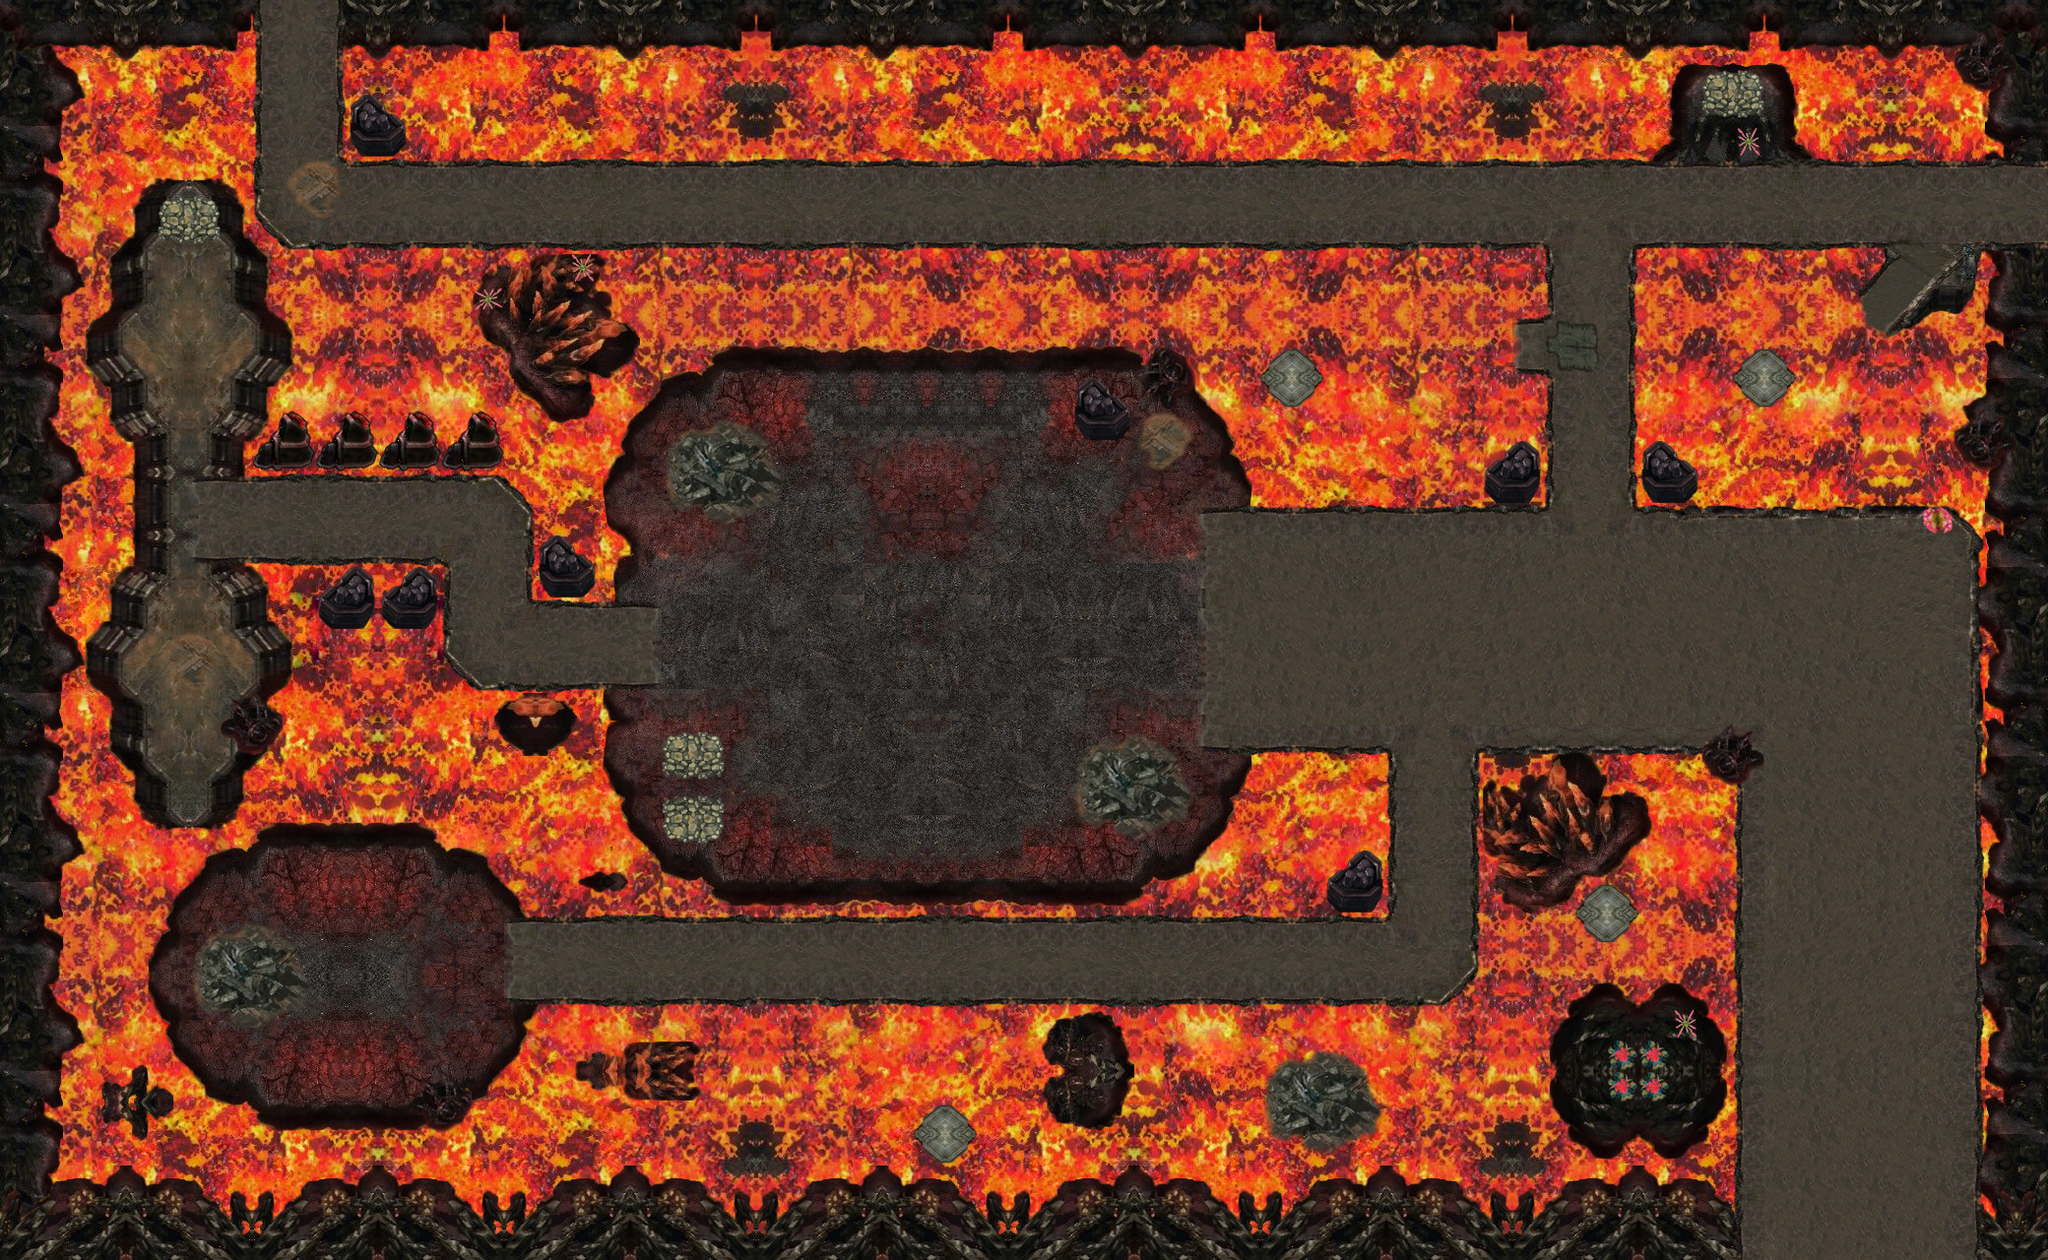

Rendered tile map (Tiled .tmx) drawn with the repository's tilesets; below, a short description and the map source with its tile grids summarised:
An orthogonal 65x40 tile map with 32x32 px tiles, 10 tile layers (Лава, Граница - лево-право, Границы - верх-низ, Камни, ...).

<map version="1.0" tiledversion="1.1.4" orientation="orthogonal" renderorder="left-down" width="65" height="40" tilewidth="32" tileheight="32" infinite="0" nextobjectid="1">
 <tileset firstgid="1" name="tiles" tilewidth="32" tileheight="32" tilecount="1728" columns="32">
  <image source="textures/tiles.png" trans="000000" width="1024" height="1728" />
 </tileset>
 <layer name="Лава" width="65" height="40">
  <data>[2600 cells, 2600 non-empty, 120 distinct tile ids]</data>
 </layer>
 <layer name="Граница - лево-право" width="65" height="40">
  <data>[2600 cells, 188 non-empty, 14 distinct tile ids]</data>
 </layer>
 <layer name="Границы - верх-низ" width="65" height="40">
  <data>[2600 cells, 325 non-empty, 20 distinct tile ids]</data>
 </layer>
 <layer name="Камни" width="65" height="40">
  <data>[2600 cells, 174 non-empty, 77 distinct tile ids]</data>
 </layer>
 <layer name="Место под пушки" width="65" height="40">
  <data>[2600 cells, 16 non-empty, 1 distinct tile ids]</data>
 </layer>
 <layer name="Остров - низ лево" width="65" height="40">
  <data>[2600 cells, 124 non-empty, 31 distinct tile ids]</data>
 </layer>
 <layer name="Кристаллы" width="65" height="40">
  <data>[2600 cells, 124 non-empty, 29 distinct tile ids]</data>
 </layer>
 <layer name="Центр" width="65" height="40" offsetx="-50" offsety="28.1212">
  <data>[2600 cells, 380 non-empty, 63 distinct tile ids]</data>
 </layer>
 <layer name="Дорога" width="65" height="40">
  <data>[2600 cells, 705 non-empty, 55 distinct tile ids]</data>
 </layer>
 <layer name="Прочее" width="65" height="40">
  <data>[2600 cells, 177 non-empty, 59 distinct tile ids]</data>
 </layer>
</map>
